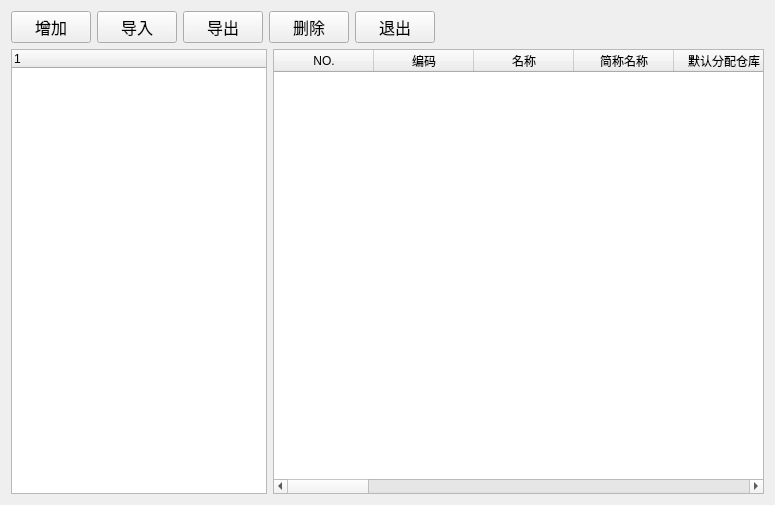
<?xml version="1.0" encoding="UTF-8"?>
<ui version="4.0">
 <class>Drugdictionary</class>
 <widget class="QWidget" name="Drugdictionary">
  <property name="geometry">
   <rect>
    <x>0</x>
    <y>0</y>
    <width>775</width>
    <height>505</height>
   </rect>
  </property>
  <property name="windowTitle">
   <string>药品字典</string>
  </property>
  <layout class="QVBoxLayout" name="verticalLayout_2">
   <item>
    <layout class="QVBoxLayout" name="verticalLayout">
     <item>
      <layout class="QHBoxLayout" name="horizontalLayout_2">
       <item>
        <widget class="QPushButton" name="addButton">
         <property name="sizePolicy">
          <sizepolicy hsizetype="Fixed" vsizetype="Fixed">
           <horstretch>0</horstretch>
           <verstretch>0</verstretch>
          </sizepolicy>
         </property>
         <property name="font">
          <font>
           <family>Agency FB</family>
           <pointsize>12</pointsize>
          </font>
         </property>
         <property name="text">
          <string>增加</string>
         </property>
        </widget>
       </item>
       <item>
        <widget class="QPushButton" name="inputButton">
         <property name="font">
          <font>
           <family>Agency FB</family>
           <pointsize>12</pointsize>
          </font>
         </property>
         <property name="text">
          <string>导入</string>
         </property>
        </widget>
       </item>
       <item>
        <widget class="QPushButton" name="outputButton">
         <property name="font">
          <font>
           <family>Agency FB</family>
           <pointsize>12</pointsize>
          </font>
         </property>
         <property name="text">
          <string>导出</string>
         </property>
        </widget>
       </item>
       <item>
        <widget class="QPushButton" name="deleteButton">
         <property name="sizePolicy">
          <sizepolicy hsizetype="Fixed" vsizetype="Fixed">
           <horstretch>0</horstretch>
           <verstretch>0</verstretch>
          </sizepolicy>
         </property>
         <property name="font">
          <font>
           <family>Agency FB</family>
           <pointsize>12</pointsize>
          </font>
         </property>
         <property name="text">
          <string>删除</string>
         </property>
        </widget>
       </item>
       <item>
        <widget class="QPushButton" name="exitButton">
         <property name="sizePolicy">
          <sizepolicy hsizetype="Fixed" vsizetype="Fixed">
           <horstretch>0</horstretch>
           <verstretch>0</verstretch>
          </sizepolicy>
         </property>
         <property name="font">
          <font>
           <family>Agency FB</family>
           <pointsize>12</pointsize>
          </font>
         </property>
         <property name="text">
          <string>退出</string>
         </property>
        </widget>
       </item>
       <item>
        <spacer name="horizontalSpacer_2">
         <property name="orientation">
          <enum>Qt::Horizontal</enum>
         </property>
         <property name="sizeHint" stdset="0">
          <size>
           <width>40</width>
           <height>20</height>
          </size>
         </property>
        </spacer>
       </item>
       <item>
        <widget class="QLabel" name="label">
         <property name="sizePolicy">
          <sizepolicy hsizetype="Expanding" vsizetype="Preferred">
           <horstretch>0</horstretch>
           <verstretch>0</verstretch>
          </sizepolicy>
         </property>
         <property name="text">
          <string/>
         </property>
        </widget>
       </item>
       <item>
        <spacer name="horizontalSpacer">
         <property name="orientation">
          <enum>Qt::Horizontal</enum>
         </property>
         <property name="sizeHint" stdset="0">
          <size>
           <width>40</width>
           <height>20</height>
          </size>
         </property>
        </spacer>
       </item>
      </layout>
     </item>
     <item>
      <layout class="QHBoxLayout" name="horizontalLayout">
       <item>
        <widget class="QTreeWidget" name="treeWidget">
         <property name="sizePolicy">
          <sizepolicy hsizetype="Fixed" vsizetype="Expanding">
           <horstretch>0</horstretch>
           <verstretch>0</verstretch>
          </sizepolicy>
         </property>
         <column>
          <property name="text">
           <string notr="true">1</string>
          </property>
         </column>
        </widget>
       </item>
       <item>
        <widget class="QTableWidget" name="tableWidget">
         <column>
          <property name="text">
           <string>NO.</string>
          </property>
         </column>
         <column>
          <property name="text">
           <string>编码</string>
          </property>
         </column>
         <column>
          <property name="text">
           <string>名称</string>
          </property>
         </column>
         <column>
          <property name="text">
           <string>简称名称</string>
          </property>
         </column>
         <column>
          <property name="text">
           <string>默认分配仓库</string>
          </property>
         </column>
         <column>
          <property name="text">
           <string>规格型号</string>
          </property>
         </column>
         <column>
          <property name="text">
           <string>生产厂商</string>
          </property>
         </column>
         <column>
          <property name="text">
           <string>基本单位</string>
          </property>
         </column>
         <column>
          <property name="text">
           <string>转换倍率</string>
          </property>
         </column>
         <column>
          <property name="text">
           <string>最小单位</string>
          </property>
         </column>
         <column>
          <property name="text">
           <string>加价百分比</string>
          </property>
         </column>
         <column>
          <property name="text">
           <string>门诊收据</string>
          </property>
         </column>
         <column>
          <property name="text">
           <string>住院收据</string>
          </property>
         </column>
         <column>
          <property name="text">
           <string>门诊分类</string>
          </property>
         </column>
         <column>
          <property name="text">
           <string>住院分类</string>
          </property>
         </column>
         <column>
          <property name="text">
           <string>字典分类</string>
          </property>
         </column>
         <column>
          <property name="text">
           <string>门诊单价</string>
          </property>
         </column>
         <column>
          <property name="text">
           <string>门诊批发单价</string>
          </property>
         </column>
         <column>
          <property name="text">
           <string>住院单价</string>
          </property>
         </column>
         <column>
          <property name="text">
           <string>停用标志</string>
          </property>
         </column>
         <column>
          <property name="text">
           <string>部门提成百分比</string>
          </property>
         </column>
         <column>
          <property name="text">
           <string>员工提成百分比</string>
          </property>
         </column>
         <column>
          <property name="text">
           <string>备注信息</string>
          </property>
         </column>
        </widget>
       </item>
      </layout>
     </item>
    </layout>
   </item>
  </layout>
 </widget>
 <layoutdefault spacing="6" margin="11"/>
 <resources/>
 <connections/>
</ui>
